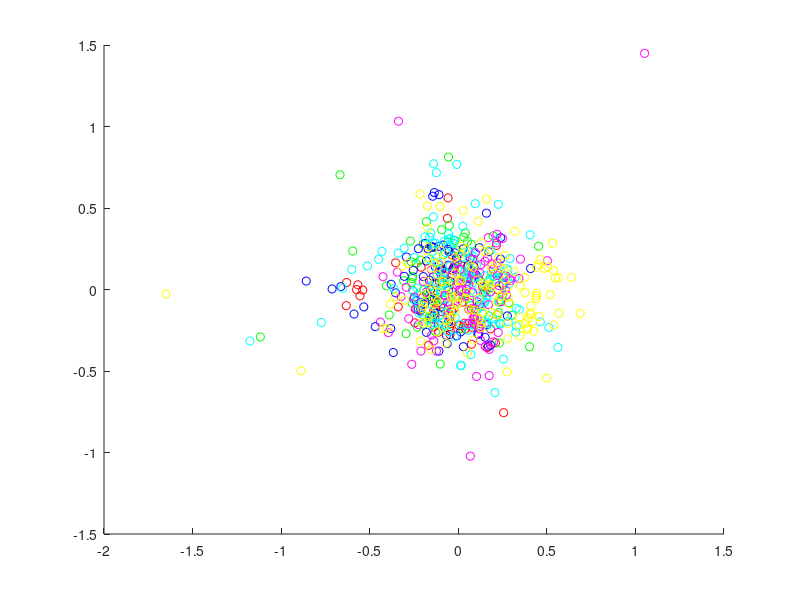

Reproduce this figure in MATLAB.
load emotions_data;

[COEFF, SCORE, LATENT, TSQUARED, EXPLAINED, MU] = pca(x);

% select smallest k that retains 95% variance
variance_retained = cumsum(LATENT./sum(LATENT) * 100);
%k=43

% draw scatter plot of the first two PCs
% anger     = r, 
% disgust   = g, 
% fear      = b, 
% happiness = c,
% sadness   = m, 
% surprise  = y

figure
xlabel('First Principal Component');
ylabel('Second Principal Component');
title('Principal Component Scatter Plot');
scatter(SCORE(y==1,1),SCORE(y==1,2),'r');
hold on
scatter(SCORE(y==2,1),SCORE(y==2,2),'g');
scatter(SCORE(y==3,1),SCORE(y==3,2),'b');
scatter(SCORE(y==4,1),SCORE(y==4,2),'c');
scatter(SCORE(y==5,1),SCORE(y==5,2),'m');
scatter(SCORE(y==6,1),SCORE(y==6,2),'y');

